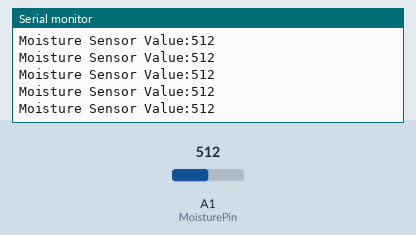
Recording of a sketch running on a simulated Arduino Uno, built with avr-gcc and run on an emulated ATmega328P. On the bench: the last lines printed to the serial monitor. The test bench sets the inputs (shaded band); at power-on: A1 (MoisturePin) = 512.

Above: at 1.2 s.
1.3 s: A1 (MoisturePin) set to 106
At 1.97 s:
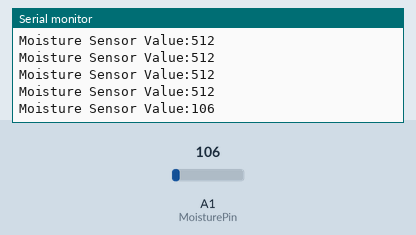
4.3 s: A1 (MoisturePin) set to 95
At 4.44 s:
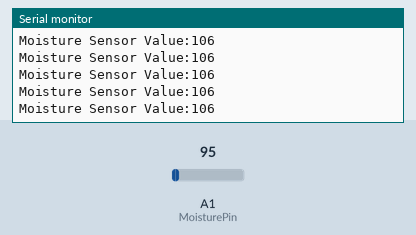
11.8 s: A1 (MoisturePin) set to 11
At 11.82 s:
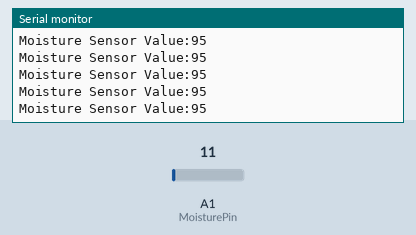
13.3 s: A1 (MoisturePin) set to 8
At 13.34 s:
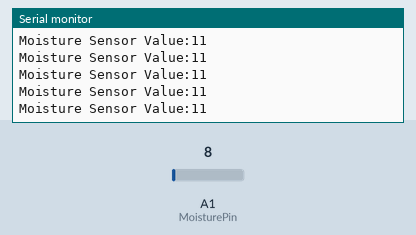
Timing chart, 0 to 15.8 s (numbered marks = the images above; inputs shaded):
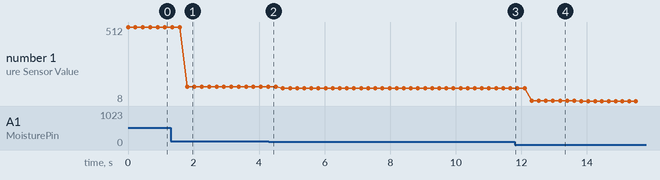

The sketch:

Moisture.ino
```cpp
#define MoisturePin A1
#include <LiquidCrystal.h>

int maxWet = 200;
int minWet = 50;

void setup(){
  Serial.begin(1200);
}

void loop(){
  ReadMoisture();
}

void ReadMoisture(){
    Serial.print("Moisture Sensor Value:");

  int reading = analogRead(MoisturePin);
  Serial.println(reading);

  delay(100);
}
```

Measured:
- after the input at 1.3 s, the serial monitor: prints a new line after 0.50 s (image 1)
- plotted number 1: 512 → 106 after the input at 1.3 s, 106 → 95 after the input at 4.3 s, 95 → 11 after the input at 11.8 s, 11 → 8 after the input at 13.3 s
